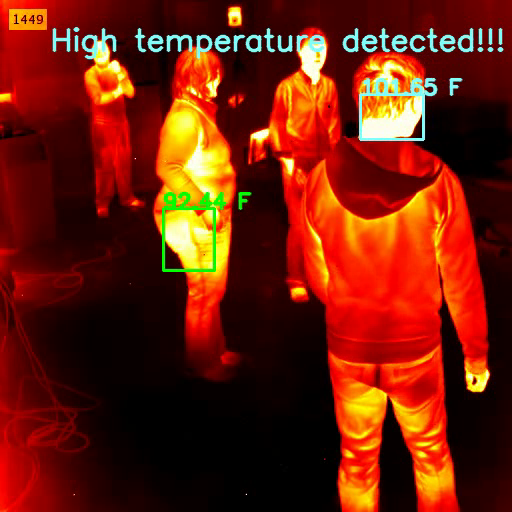
#> input picture output/output-1449.png, 512 x 512 px, given in place of original.png, which was not available
$ jupyter execute tutorial.ipynb   (shell and % lines are left out)   (text cells are left out)
#> lines starting #> are read from the running program, lines starting #| are printed output that depends on the picture; after the words box and inside, x2 and y2 are one past the last pixel; in counts of white or black regions, pixels touching at a corner belong together; pictures that were not available may be replaced by others from this repository, and a replacement may not be noted
[cell 1]
import os
import numpy as np
import cv2
import matplotlib.pyplot as plt

[cell 2]
def read_image(image_path):
#> called with image_path = 'data/original.png'
    image = cv2.imread(image_path)
#> image is the input picture: shape (512, 512, 3); mean B, G, R 9.7, 30.7, 109.4
    return cv2.cvtColor(image, cv2.COLOR_BGR2RGB)

[cell 3]
image = read_image(os.path.join("data", "original.png"))
plt.imshow(image)

[cell 4]
heatmap_gray = cv2.cvtColor(image, cv2.COLOR_RGB2GRAY)
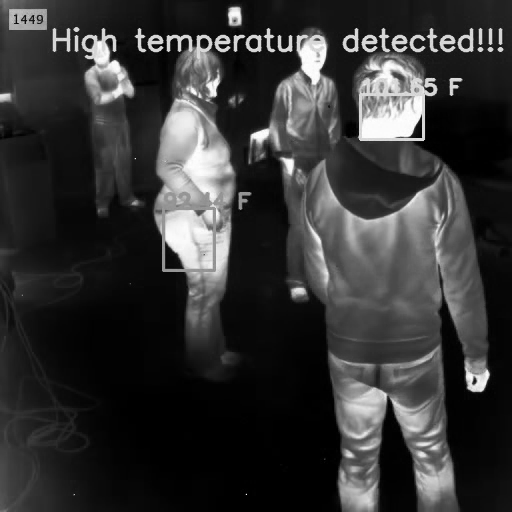
#> heatmap_gray: shape (512, 512); min 0, max 255, mean 51.8
heatmap = cv2.applyColorMap(heatmap_gray, cv2.COLORMAP_HOT)
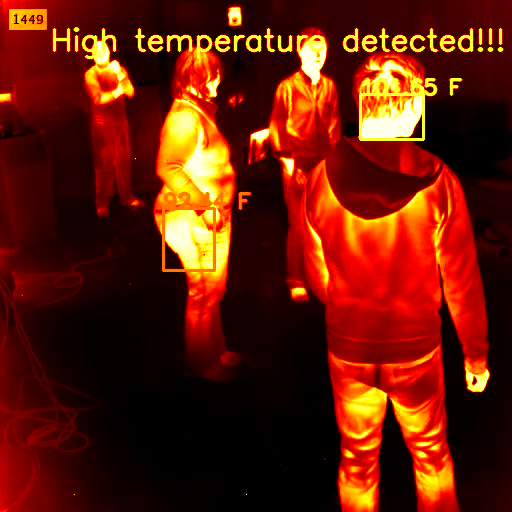
#> heatmap: shape (512, 512, 3); mean B, G, R 6, 26.8, 99.7
heatmap = cv2.cvtColor(heatmap, cv2.COLOR_BGR2RGB)
plt.imshow(heatmap)
plt.imsave(os.path.join("output", "2_hot_colormap.png"), heatmap, cmap='gray')

[cell 5]
heatmap_gray = cv2.cvtColor(heatmap, cv2.COLOR_RGB2GRAY)
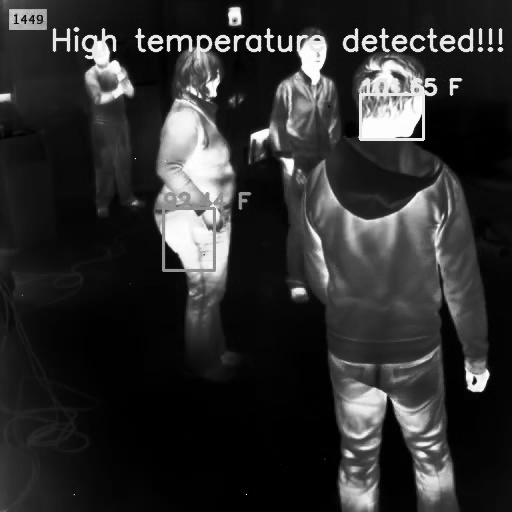
#> heatmap_gray: shape (512, 512); min 0, max 255, mean 46.1
ret, binary_thresh = cv2.threshold(heatmap_gray, 200, 255, cv2.THRESH_BINARY)
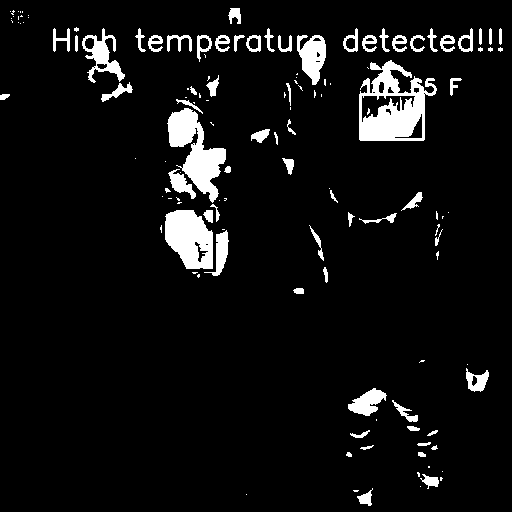
#> binary_thresh: shape (512, 512); 6.5% white; 134 white regions (69 under 20 px), largest, box (x1, y1, x2, y2) and area: (359, 60, 437, 141) 3373, (167, 108, 226, 203) 2505, (165, 210, 213, 269) 2135
plt.imshow(binary_thresh, cmap='gray')
plt.imsave(os.path.join("output", "3_binary_thresh.png"), binary_thresh, cmap='gray')

[cell 6]
kernel = np.ones((5, 5), np.uint8)
image_erosion = cv2.erode(binary_thresh, kernel, iterations=1)
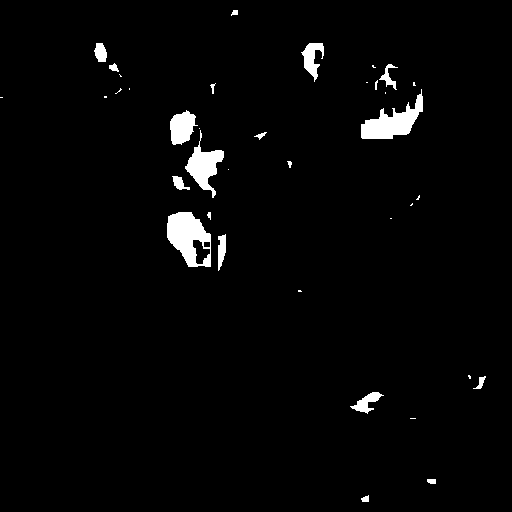
#> image_erosion: shape (512, 512); 2.5% white; 37 white regions (17 under 20 px), largest, box (x1, y1, x2, y2) and area: (167, 212, 211, 267) 1527, (361, 89, 423, 139) 1344, (185, 130, 224, 198) 1008
image_opening = cv2.dilate(image_erosion, kernel, iterations=1)
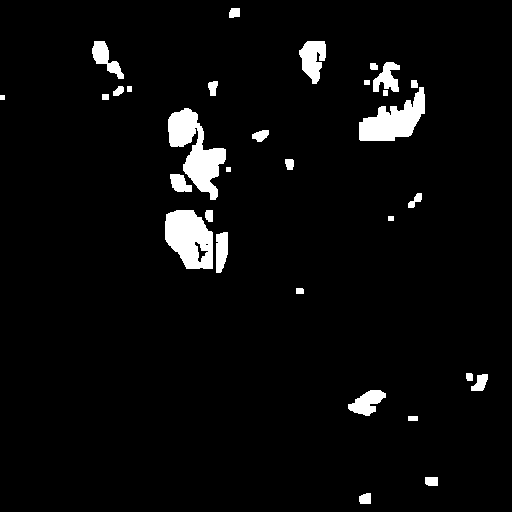
#> image_opening: shape (512, 512); 4.2% white; 31 white regions, largest, box (x1, y1, x2, y2) and area: (168, 108, 226, 200) 2446, (165, 210, 213, 269) 2123, (359, 87, 425, 141) 1896
plt.imshow(image_opening, cmap='gray')
plt.imsave(os.path.join("output", "4_opening.png"), image_opening, cmap='gray')

[cell 7]
# Get contours from the image obtained by opening operation
contours, _ = cv2.findContours(image_opening, 1, 2)
#> contours = 33 contours, 3 with area under 20; largest, box (x1, y1, x2, y2) and area: (168, 108, 226, 200) 2291, (165, 210, 213, 269) 2116, (359, 87, 425, 141) 1774, (299, 41, 326, 84) 706, (348, 390, 386, 416) 513

image_with_rectangles = np.copy(heatmap)

for contour in contours:
    # rectangle over each contour
    x, y, w, h = cv2.boundingRect(contour)

    # Draw rectangles for visualisation
    image_with_rectangles = cv2.rectangle(
        image_with_rectangles, (x, y), (x+w, y+h), (0, 255, 0), 2)
#> this loop made 33 passes
#> (x, y, w, h) on passes 1, 2, 4, 5, 6, 7, 8, 9, 10, 12, 13, 14: (359, 493, 12, 11), (425, 477, 13, 9), (348, 390, 38, 26), (471, 374, 17, 17), (466, 373, 7, 8), (296, 288, 8, 6), (205, 243, 4, 3), (194, 241, 15, 22), (216, 232, 12, 41), (205, 210, 8, 12), (165, 210, 48, 59), (408, 193, 14, 15)
#> (contour, x, y, w, h) on passes 3, 11, 16, 20, 21, 22: ([[408, 416], [408, 420], [417, 420], [417, 416]], 408, 416, 10, 5), ([[388, 216], [388, 220], [393, 220], [393, 216]], 388, 216, 6, 5), ([[226, 167], [226, 171], [230, 171], [230, 167]], 226, 167, 5, 5), ([[0, 95], [0, 99], [4, 99], [4, 95]], 0, 95, 5, 5), ([[102, 94], [102, 99], [108, 99], [108, 94]], 102, 94, 7, 6), ([[383, 90], [383, 95], [387, 95], [387, 90]], 383, 90, 5, 6)
#> pass 1, `image_with_rectangles = cv2.rectangle( image_with_rectangles, (x, y), ..`:
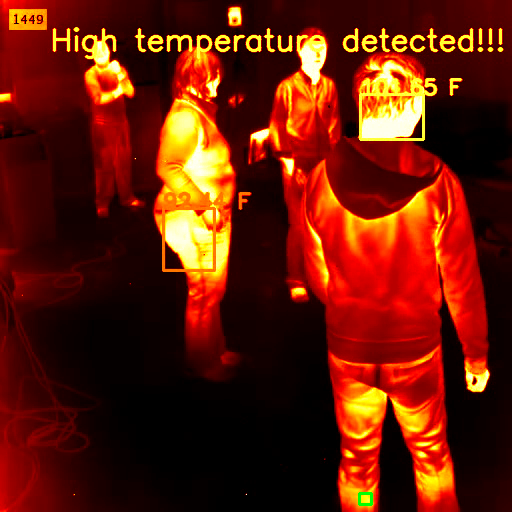
#> image_with_rectangles: shape (512, 512, 3); mean R, G, B 99.6, 26.8, 6
#> pass 2, `image_with_rectangles = cv2.rectangle( image_with_rectangles, (x, y), ..`:
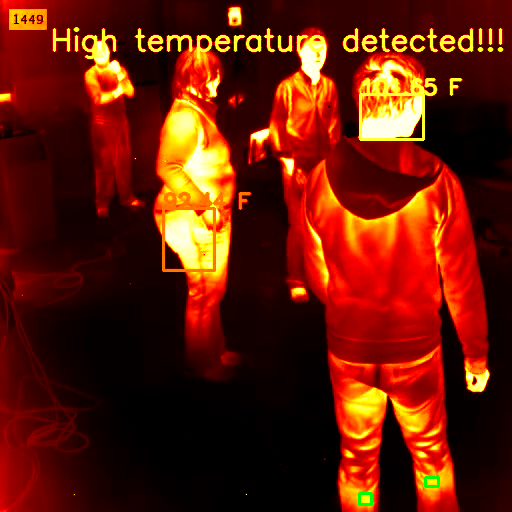
#> image_with_rectangles: shape (512, 512, 3); 0.05% of pixels changed, all inside (x1, y1, x2, y2) = (424, 476, 440, 488)
#> after the loop:
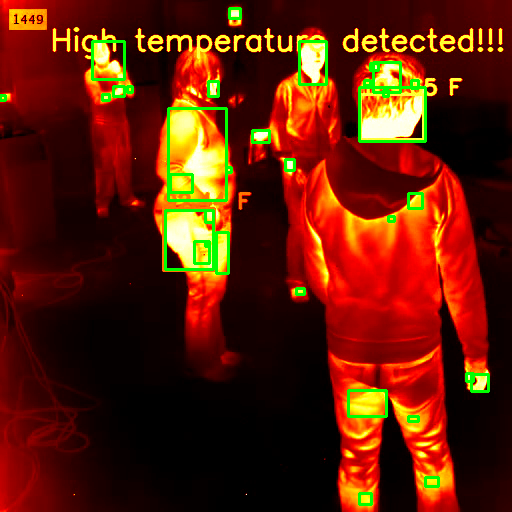
#> image_with_rectangles: shape (512, 512, 3); mean R, G, B 94, 29.5, 5.5

plt.imshow(image_with_rectangles)
plt.imsave(os.path.join("output", "5_image_with_rectangles.png"), image_with_rectangles)

[cell 8]
original_image = read_image(os.path.join("data", "original-1449.png"))
output_image = read_image(os.path.join("output", "output-1449.png"))

[cell 9]
print(output_image.shape)
#| (512, 512, 3)
plt.imshow(output_image)

[cell 10]
print(original_image.shape)
#| (512, 512, 3)
plt.imshow(original_image)

[cell 11]
stacked = np.hstack((original_image, output_image))
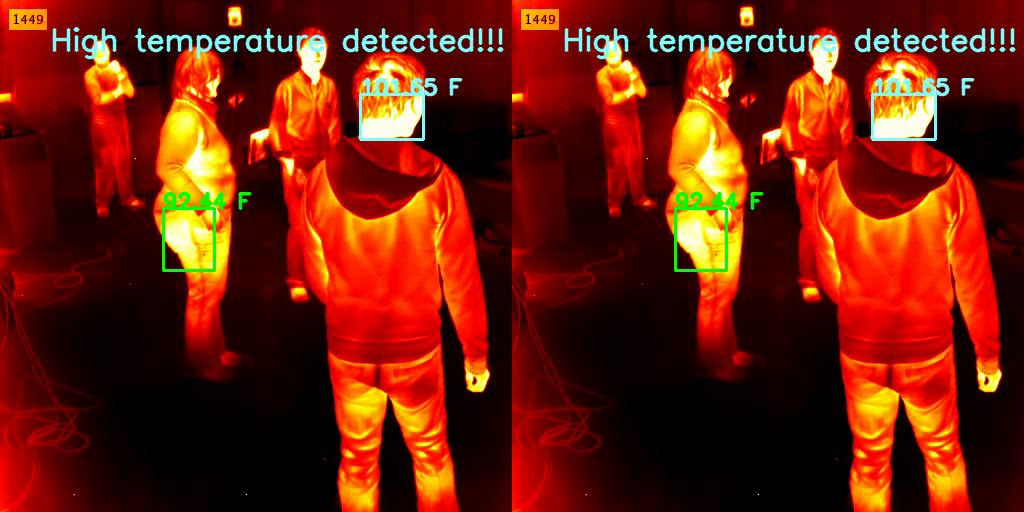
#> stacked: shape (512, 1024, 3); mean R, G, B 109.4, 30.7, 9.7
plt.imshow(stacked)
plt.imsave(os.path.join("output", "thermal-screening-codevector-labs.png"), stacked)
